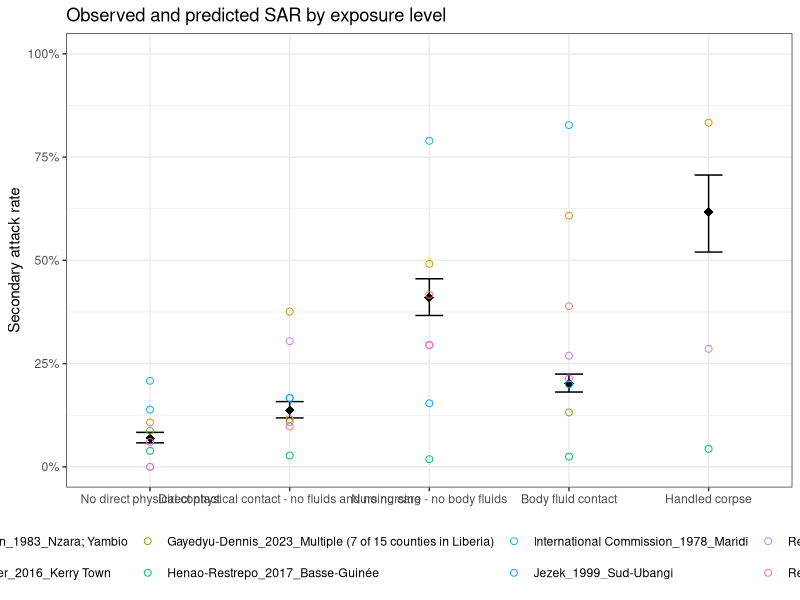
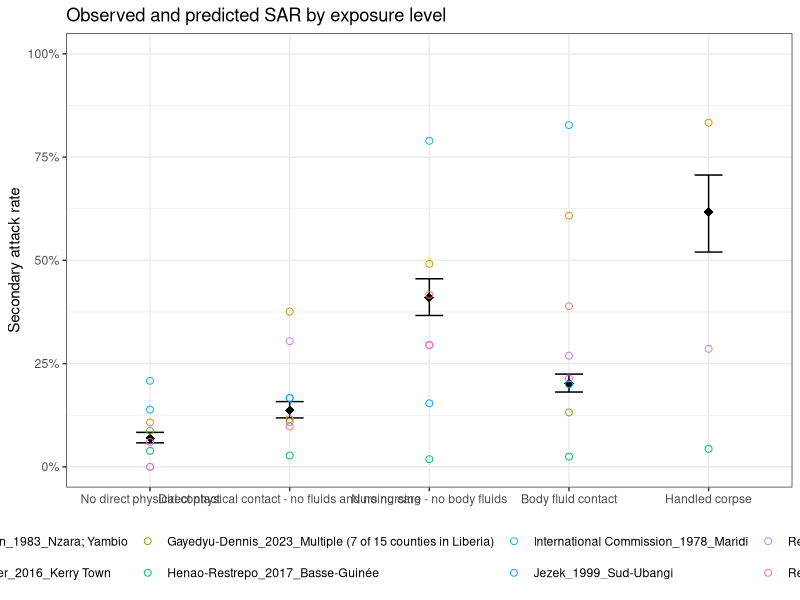

These figures' R source, in order:
# ebola_contact_analysis.R
# Author: Gina Cuomo-Dannenburg
# Date: 2026-06-26
# Purpose: Implementation of the statistic analysis plan to understand the secondary
# attack rate by contact definition from data from previous Ebola outbreaks
# Input: Data extracted from review of literature 
# Input: Mapping of exposures from data into a shared exposure hierarchy defined below
# Outcome 1: Secondary attack rate (SAR) by contact type
# Outcome 2: Contacts per index case by contact type
#
# Canonical exposure hierarchy (reference = "No direct physical contact"):
#   Reference: No direct physical contact    [Classes 0 + 1 merged]
#   Class 2: Direct physical contact - no fluids and no nursing
#   Class 3: Nursing care - no body fluids
#   Class 4: Body fluid contact
#   Class 5: Handled corpse

# =============================================================================

library(tidyverse)
library(readxl)
library(lme4)
library(broom.mixed)


# 1. Define levels --------------------------------------------------------
# Classes 0 and 1 merged into a single reference "No direct physical contact"
# because both are sparsely reported and was propagating bias through the analysis

canonical_levels <- c(
  "No direct physical contact",                         # Classes 0+1 — reference
  "Direct physical contact - no fluids and no nursing", # Class 2
  "Nursing care - no body fluids",                      # Class 3
  "Body fluid contact",                                 # Class 4
  "Handled corpse"                                      # Class 5
)

canonical_levels_sensitivity <- c(
  "No/minimal contact",
  "Indirect contact only",
  "Direct physical contact - no fluids and no nursing",
  "Nursing care - no body fluids",
  "Body fluid contact",
  "Handled corpse"
)

reference_level      <- canonical_levels[1]
non_reference_levels <- canonical_levels[-1]


# 2. Import data and clean --------------------------

raw <- read_excel("data/sar_extraction.xlsx", sheet = "data_me")
mapping_raw <- read_excel("data/sar_extraction.xlsx", sheet = "exposure_mapping")

dat <- raw %>%
  mutate(numerator = as.integer(numerator),
         denominator = as.integer(denominator),
         num_index = as.integer(num_index),
         year = as.character(year),
         study_id = paste(first_author, year_publication, location, sep = "_"),
         sar_observed = numerator / denominator,
         uninfected_contacts = denominator - numerator) %>%
  filter(!is.na(numerator),
         !is.na(denominator),
         denominator > 0,
         numerator <= denominator,
         include == TRUE)

cat("Studies and contact definitions in dataset:\n")
dat %>%
  group_by(first_author) %>%
  summarise(n = length(unique(definition_contact_me))) %>%
  print()

# 3. Mapping table ---------------------------
mapping_long <- mapping_raw %>%
  pivot_longer(cols      = starts_with("exposure"),
               names_to  = "exposurenum",
               values_to = "exposure") %>%
  dplyr::select(-exposurenum) %>%       # explicit namespace avoids MASS::select conflict
  filter(!is.na(exposure)) %>%
  # Collapse Classes 0 and 1 into the merged reference category
  mutate(exposure = case_when(
    exposure %in% c("No/minimal contact", "Indirect contact only") ~
      "No direct physical contact",
    TRUE ~ exposure))

mapping_table <- mapping_long %>%
  # After collapsing 0+1, deduplicate in case both mapped to the same definition
  distinct(first_author, definition_contact_me, exposure, household, .keep_all = TRUE) %>%
  group_by(first_author, definition_contact_me) %>%
  mutate(n_canonical    = n(),
         is_combined    = n_canonical > 1,
         covered_levels = list(exposure)) %>%
  ungroup()

# Validate: every canonical level must be in the defined hierarchy
unrecognised <- mapping_table %>%
  filter(!exposure %in% canonical_levels) %>%
  distinct(exposure)

# Check that all canonical levels in the mapping table exist
if (nrow(unrecognised) > 0) {
  stop(
    "Unrecognised canonical levels in mapping table — check spelling:\n",
    paste(unrecognised$exposure, collapse = "\n")
  )
} else {
  cat("\nMapping table validated: all canonical levels recognised.\n")
}


# 4. Map exposures onto canonical levels ----------------------------------

dat_mapped <- dat %>%
  left_join(
    mapping_table %>%
      dplyr::select(first_author, definition_contact_me, exposure,
                    is_combined, n_canonical, covered_levels),
    by           = c("first_author", "definition_contact_me"),
    relationship = "many-to-many"
  )

# Flag and remove unmapped rows
unmapped <- dat_mapped %>%
  filter(is.na(exposure)) %>%
  distinct(first_author, definition_contact_me)

if (nrow(unmapped) > 0) {
  warning(
    "No mapping found for the following rows — excluded from analysis:\n",
    paste(unmapped$first_author, unmapped$definition_contact_me,
          sep = " | ", collapse = "\n"))
  dat_mapped <- dat_mapped %>% filter(!is.na(exposure))
}


# 5. Perform fractional encoding ------------------------------------------
# Strategy:
#   (a) Identify fully disaggregated studies (no combined rows anywhere).
#   (b) Within each such study compute the proportion of contacts in each
#       canonical level — proportions sum to 1 over observed levels only.
#   (c) Average across studies (weighted by total contacts) separately per
#       level, using only studies that observed that level. This avoids
#       suppressing rare levels (e.g. Handled corpse) due to structural
#       absence in other studies.
#   (d) Renormalise the global reference distribution to sum to 1.
#   (e) For combined rows, assign each covered level its reference proportion
#       renormalised over only the levels that definition covers.

# --- 5a. Identify fully disaggregated studies --------------------------------

fully_disaggregated_studies <- dat_mapped %>%
  group_by(study_id) %>%
  summarise(any_combined = any(is_combined), .groups = "drop") %>%
  filter(!any_combined) %>%
  pull(study_id)

# --- 5b. Study-level proportions (over observed levels only) -----------------

study_level_props <- dat_mapped %>%
  filter(study_id %in% fully_disaggregated_studies) %>%
  group_by(study_id, exposure) %>%
  summarise(n_exposure = sum(denominator), .groups = "drop") %>%
  group_by(study_id) %>%
  mutate(
    total_n           = sum(n_exposure),
    study_prop        = n_exposure / total_n,
    n_levels_observed = n()
  ) %>%
  ungroup()

cat("\nStudy-level proportions by exposure (disaggregated studies only):\n")
print(study_level_props)

# --- 5c-d. Global reference distribution -------------------------------------
# weighted.mean() per level uses only studies that observed that level,
# because absent levels simply have no rows. Final renormalisation ensures
# the distribution sums to 1 despite unequal study coverage per level.

ref_distribution <- study_level_props %>%
  group_by(exposure) %>%
  summarise(
    ref_prop  = weighted.mean(study_prop, total_n),
    n_studies = n(),
    .groups   = "drop"
  ) %>%
  complete(
    exposure  = canonical_levels,
    fill      = list(ref_prop = 0, n_studies = 0)
  ) %>%
  mutate(
    ref_prop = ref_prop / sum(ref_prop),   # renormalise to sum to 1
    exposure = factor(exposure, levels = canonical_levels)
  ) %>%
  arrange(exposure)

print(ref_distribution)

# Warn if any level has no reference data
zero_ref <- ref_distribution %>% filter(ref_prop == 0)
if (nrow(zero_ref) > 0) {
  warning(
    "The following canonical levels have no reference data:\n",
    paste(zero_ref$exposure, collapse = "\n"),
    "\nFractional encoding for definitions covering these levels will ",
    "renormalise over remaining covered levels."
  )
}

# --- 5e. Apply fractional encoding -------------------------------------------

dat_fractions <- dat_mapped %>%
  left_join(
    ref_distribution %>% dplyr::select(exposure, ref_prop),
    by = "exposure"
  ) %>%
  mutate(
    fraction_raw = if_else(!is_combined, 1, ref_prop)
  ) %>%
  group_by(study_id, definition_contact_me) %>%
  mutate(fraction_sum     = sum(fraction_raw),
         fraction_contact = if_else(
           fraction_sum > 0,
           fraction_raw / fraction_sum,
           1 / n()  )) %>%     # fallback: equal split if all ref_props are zero
  ungroup() %>%
  #   TODO: figure out a more elegant way to handle the fact that the numerators
  #   and denominators are non integers for passing into the Binomial logistic
  mutate(numerator_adj = round(numerator * fraction_contact, digits = 0),
         denominator_adj = round(denominator * fraction_contact, digits = 0),
         uninfected_contacts_adj = round(denominator_adj - numerator_adj, digits = 0))

# Diagnostics
dat_fractions %>%
  filter(is_combined) %>%
  dplyr::select(study_id, definition_contact_me, exposure,
                ref_prop, fraction_contact, denominator, denominator_adj) %>%
  print()

fraction_check <- dat_fractions %>%
  group_by(study_id, definition_contact_me) %>%
  summarise(fraction_sum = sum(fraction_contact), .groups = "drop") %>%
  filter(abs(fraction_sum - 1) > 1e-6)

if (nrow(fraction_check) > 0) {
  warning(
    "Fractions do not sum to 1 for:\n",
    paste(fraction_check$study_id, fraction_check$definition_contact_me,
          sep = " | ", collapse = "\n")
  )
} else {
  cat("\nFraction check passed: all fractions sum to 1 within study.\n")
}


# 6. Build the model data -------------------------------------------------

model_data <- dat_fractions %>%
  group_by(study_id, exposure) %>%
  summarise(
    numerator_adj = sum(numerator_adj),
    denominator_adj  = sum(denominator_adj),
    uninfected_contacts_adj = sum(uninfected_contacts_adj),
    num_index = first(num_index),
    .groups = "drop"
  ) %>%
  mutate(exposure  = factor(exposure, levels = canonical_levels),
         exposure  = relevel(exposure, ref = reference_level)) %>%
  filter(denominator_adj > 0)

# Wide design matrix for inspection only (not passed to model)
design_matrix_wide <- dat_fractions %>%
  group_by(study_id, exposure) %>%
  summarise(numerator_adj = sum(numerator_adj),
            denominator_adj = sum(denominator_adj),
            uninfected_contacts_adj = sum(uninfected_contacts_adj),
            fraction_contact = min(sum(fraction_contact), 1),
            .groups = "drop") %>%
  pivot_wider(names_from   = exposure,
              values_from  = fraction_contact,
              values_fill  = 0,
              id_cols      = c(study_id, numerator_adj, denominator_adj,
                               uninfected_contacts_adj)) %>%
  dplyr::select(-any_of(reference_level)) %>%
  dplyr::select(study_id, numerator_adj, denominator_adj, uninfected_contacts_adj,
                any_of(non_reference_levels))

print(design_matrix_wide)

missing_cols <- setdiff(non_reference_levels, names(design_matrix_wide))
if (length(missing_cols) > 0) {
  warning(
    "The following canonical levels have no observations:\n",
    paste(missing_cols, collapse = "\n")
  )
}


# 7. Logistic regression: Secondary attack rate by exposure level ------------------------------

fit_fixed <- glm(
  cbind(numerator_adj, uninfected_contacts_adj) ~ exposure,
  data   = model_data,
  family = binomial(link = "logit")
)

cat("\n=== Fixed-effects logistic regression (SAR) ===\n")
print(summary(fit_fixed))

# Add in an OR calculation because it's more easily interpretable
# Note: the reference category is "No direct contact"
or_fixed <- broom::tidy(fit_fixed, exponentiate = TRUE, conf.int = TRUE) %>%
  rename(odds_ratio = estimate, ci_lower = conf.low, ci_upper = conf.high)

cat("\nOdds ratios (reference:", reference_level, "):\n")
print(or_fixed)

# --- Mixed-effects model (uncomment when >1 study available) ----------------
# fit_mixed <- glmer(
#   cbind(numerator_adj, uninfected_contacts_adj) ~
#     exposure + household_encoded + (1 | study_id),
#   data   = model_data,
#   family = binomial(link = "logit")
# )
# summary(fit_mixed)


# 8. Predict secondary attack rate by exposure level ----------------------
pred_grid <- tibble(
  exposure          = factor(canonical_levels, levels = canonical_levels),
  household_encoded = 0
)

pred_link <- predict(fit_fixed, newdata = pred_grid, type = "link", se.fit = TRUE)

pred_grid <- pred_grid %>%
  mutate(predicted_sar = plogis(pred_link$fit),
         ci_lower      = plogis(pred_link$fit - 1.96 * pred_link$se.fit),
         ci_upper      = plogis(pred_link$fit + 1.96 * pred_link$se.fit))

cat("\nPredicted SAR by exposure level:\n")
print(pred_grid %>% dplyr::select(exposure, predicted_sar, ci_lower, ci_upper))

# visualise this compared to the data
ggplot() +
  geom_errorbar(data = pred_grid,
                aes(x = exposure, ymin = ci_lower, ymax = ci_upper), width = 0.2) +
  geom_point(data = pred_grid,aes(x = exposure, y = predicted_sar),
             size  = 3,shape = 18   # diamond to distinguish from observed
  ) + geom_point(data = model_data,
                 aes(x = exposure, y = numerator_adj / denominator_adj, col = study_id),
                 size  = 2, shape = 1) +    # open circle
  scale_y_continuous(labels = scales::percent_format(), limits = c(0, 1)) +
  labs(
    x     = NULL,
    y     = "Secondary attack rate",
    col   = "Study",
    title = "Observed and predicted SAR by exposure level"
  ) +
  theme_bw() +
  theme(legend.position  = "bottom", legend.direction = "horizontal")
ggsave("plots/sar_by_exposure.png", dpi = 500, width = 30, height = 20, units = "cm")


# 9. Contacts per exposure ------------------------------------------------

# Uses raw (unadjusted) denominators from dat_mapped 
# fractional adjustment would distort the count structure since num_index is study-level.
# Model: negative binomial with log(num_index) offset 

contact_data <- dat_mapped %>%
  group_by(study_id, exposure) %>%
  summarise(n_contacts = sum(denominator),
            num_index  = first(num_index),
            .groups    = "drop") %>%
  filter(!is.na(num_index), num_index > 0) %>%
  mutate(exposure  = factor(exposure, levels = canonical_levels),
         exposure  = relevel(exposure, ref = reference_level),
         log_index = log(num_index))

# --- 9a. Overall contacts per index case ------------------------------------

contact_data_overall <- contact_data %>%
  group_by(study_id, num_index, log_index) %>%
  summarise(n_contacts = sum(n_contacts), .groups = "drop")

fit_nb_overall <- MASS::glm.nb(n_contacts ~ offset(log_index),
                               data = contact_data_overall)

cat("\n=== Overall contacts per index case (negative binomial) ===\n")
print(summary(fit_nb_overall))

nb_overall_tidy <- broom::tidy(fit_nb_overall, conf.int = TRUE, exponentiate = TRUE)

# Extract and report overdispersion
cat(sprintf("Dispersion parameter theta: %.2f\n", fit_nb_overall$theta))
cat(sprintf("95%% CI: %.2f - %.2f\n",
            fit_nb_overall$theta - 1.96 * fit_nb_overall$SE.theta,
            fit_nb_overall$theta + 1.96 * fit_nb_overall$SE.theta))

overall_rate <- tibble(
  estimate = nb_overall_tidy$estimate[nb_overall_tidy$term == "(Intercept)"],
  ci_lower = nb_overall_tidy$conf.low[nb_overall_tidy$term == "(Intercept)"],
  ci_upper = nb_overall_tidy$conf.high[nb_overall_tidy$term == "(Intercept)"],
  theta    = fit_nb_overall$theta
)
print(overall_rate)

# Descriptive cross-check
contact_data_overall %>%
  mutate(contacts_per_index = n_contacts / num_index) %>%
  summarise(mean_contacts   = weighted.mean(contacts_per_index, num_index),
            median_contacts = median(contacts_per_index),
            min_contacts    = min(contacts_per_index),
            max_contacts    = max(contacts_per_index)) %>%
  print()

# --- 9b. Contacts per index case by exposure level --------------------------

# Poisson dispersion check
fit_pois_check <- glm(
  n_contacts ~ exposure + offset(log_index),
  data   = contact_data,
  family = poisson
)

dispersion_ratio <- fit_pois_check$deviance / fit_pois_check$df.residual

fit_nb_exposure <- MASS::glm.nb(
  n_contacts ~ exposure + offset(log_index),
  data = contact_data
)

print(summary(fit_nb_exposure))

# Rate ratios
rr_contacts <- broom::tidy(fit_nb_exposure, exponentiate = TRUE, conf.int = TRUE) %>%
  rename(rate_ratio = estimate, ci_lower = conf.low, ci_upper = conf.high) %>%
  mutate(term = str_remove(term, "^exposure"))

print(rr_contacts)

# Predicted contacts per index case at each exposure level
pred_contacts <- tibble(exposure  = factor(canonical_levels, levels = canonical_levels),
                        log_index = 0)   # exp(0) = 1 index case

pred_link_contacts <- predict(fit_nb_exposure,
                              newdata = pred_contacts,
                              type    = "link",
                              se.fit  = TRUE)

pred_contacts <- pred_contacts %>%
  mutate(contacts_per_index = exp(pred_link_contacts$fit),
         ci_lower           = exp(pred_link_contacts$fit - 1.96 * pred_link_contacts$se.fit),
         ci_upper           = exp(pred_link_contacts$fit + 1.96 * pred_link_contacts$se.fit))

cat("\nPredicted contacts per index case by exposure level:\n")
print(pred_contacts %>% dplyr::select(exposure, contacts_per_index, ci_lower, ci_upper))
